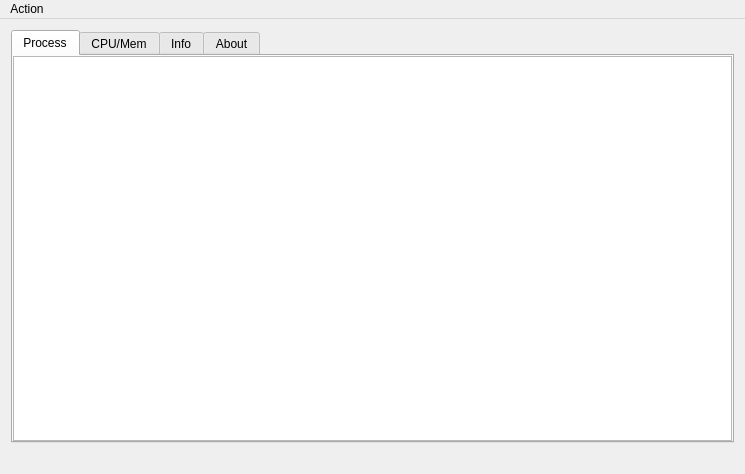
<?xml version="1.0" encoding="UTF-8"?>
<ui version="4.0">
 <class>Monitor</class>
 <widget class="QMainWindow" name="Monitor">
  <property name="geometry">
   <rect>
    <x>0</x>
    <y>0</y>
    <width>745</width>
    <height>474</height>
   </rect>
  </property>
  <property name="windowTitle">
   <string>Monitor</string>
  </property>
  <widget class="QWidget" name="centralWidget">
   <layout class="QVBoxLayout" name="verticalLayout">
    <item>
     <widget class="QTabWidget" name="tabWidget">
      <property name="currentIndex">
       <number>0</number>
      </property>
      <widget class="QWidget" name="tab">
       <attribute name="title">
        <string>Process</string>
       </attribute>
       <layout class="QVBoxLayout" name="verticalLayout_2">
        <property name="spacing">
         <number>0</number>
        </property>
        <property name="leftMargin">
         <number>0</number>
        </property>
        <property name="topMargin">
         <number>0</number>
        </property>
        <property name="rightMargin">
         <number>0</number>
        </property>
        <property name="bottomMargin">
         <number>0</number>
        </property>
        <item>
         <widget class="QTableView" name="tableView">
          <property name="editTriggers">
           <set>QAbstractItemView::NoEditTriggers</set>
          </property>
         </widget>
        </item>
       </layout>
      </widget>
      <widget class="QWidget" name="tab_2">
       <attribute name="title">
        <string>CPU/Mem</string>
       </attribute>
       <layout class="QVBoxLayout" name="verticalLayout_4">
        <property name="spacing">
         <number>0</number>
        </property>
        <property name="leftMargin">
         <number>0</number>
        </property>
        <property name="topMargin">
         <number>0</number>
        </property>
        <property name="rightMargin">
         <number>0</number>
        </property>
        <property name="bottomMargin">
         <number>0</number>
        </property>
        <item>
         <layout class="QVBoxLayout" name="cpu_layout">
          <property name="spacing">
           <number>6</number>
          </property>
          <property name="leftMargin">
           <number>0</number>
          </property>
          <property name="topMargin">
           <number>0</number>
          </property>
          <property name="rightMargin">
           <number>0</number>
          </property>
          <property name="bottomMargin">
           <number>0</number>
          </property>
         </layout>
        </item>
       </layout>
      </widget>
      <widget class="QWidget" name="Info">
       <attribute name="title">
        <string>Info</string>
       </attribute>
       <layout class="QVBoxLayout" name="verticalLayout_6">
        <property name="spacing">
         <number>0</number>
        </property>
        <property name="leftMargin">
         <number>0</number>
        </property>
        <property name="topMargin">
         <number>0</number>
        </property>
        <property name="rightMargin">
         <number>0</number>
        </property>
        <property name="bottomMargin">
         <number>0</number>
        </property>
        <item>
         <layout class="QVBoxLayout" name="verticalLayout_3">
          <property name="spacing">
           <number>6</number>
          </property>
          <property name="leftMargin">
           <number>10</number>
          </property>
          <property name="topMargin">
           <number>10</number>
          </property>
          <property name="rightMargin">
           <number>10</number>
          </property>
          <property name="bottomMargin">
           <number>10</number>
          </property>
          <item>
           <layout class="QHBoxLayout" name="horizontalLayout_5">
            <item>
             <widget class="QLabel" name="label_6">
              <property name="text">
               <string>Host: </string>
              </property>
             </widget>
            </item>
            <item>
             <widget class="QLabel" name="host_label">
              <property name="text">
               <string>123</string>
              </property>
             </widget>
            </item>
            <item>
             <spacer name="horizontalSpacer">
              <property name="orientation">
               <enum>Qt::Horizontal</enum>
              </property>
              <property name="sizeHint" stdset="0">
               <size>
                <width>40</width>
                <height>20</height>
               </size>
              </property>
             </spacer>
            </item>
           </layout>
          </item>
          <item>
           <layout class="QHBoxLayout" name="horizontalLayout">
            <item>
             <widget class="QLabel" name="label">
              <property name="text">
               <string>Operating System: </string>
              </property>
             </widget>
            </item>
            <item>
             <widget class="QLabel" name="os_label">
              <property name="text">
               <string>123</string>
              </property>
             </widget>
            </item>
            <item>
             <spacer name="horizontalSpacer_2">
              <property name="orientation">
               <enum>Qt::Horizontal</enum>
              </property>
              <property name="sizeHint" stdset="0">
               <size>
                <width>40</width>
                <height>20</height>
               </size>
              </property>
             </spacer>
            </item>
           </layout>
          </item>
          <item>
           <layout class="QHBoxLayout" name="horizontalLayout_3">
            <item>
             <widget class="QLabel" name="label_2">
              <property name="text">
               <string>CPU Model: </string>
              </property>
             </widget>
            </item>
            <item>
             <widget class="QLabel" name="model_label">
              <property name="text">
               <string>TextLabel</string>
              </property>
             </widget>
            </item>
            <item>
             <spacer name="horizontalSpacer_3">
              <property name="orientation">
               <enum>Qt::Horizontal</enum>
              </property>
              <property name="sizeHint" stdset="0">
               <size>
                <width>40</width>
                <height>20</height>
               </size>
              </property>
             </spacer>
            </item>
           </layout>
          </item>
          <item>
           <layout class="QHBoxLayout" name="horizontalLayout_8">
            <item>
             <widget class="QLabel" name="label_3">
              <property name="text">
               <string>CPU Freq: </string>
              </property>
             </widget>
            </item>
            <item>
             <widget class="QLabel" name="freq_label">
              <property name="text">
               <string>TextLabel</string>
              </property>
             </widget>
            </item>
            <item>
             <spacer name="horizontalSpacer_4">
              <property name="orientation">
               <enum>Qt::Horizontal</enum>
              </property>
              <property name="sizeHint" stdset="0">
               <size>
                <width>40</width>
                <height>20</height>
               </size>
              </property>
             </spacer>
            </item>
           </layout>
          </item>
          <item>
           <layout class="QHBoxLayout" name="horizontalLayout_7">
            <item>
             <widget class="QLabel" name="label_4">
              <property name="text">
               <string>System Start: </string>
              </property>
             </widget>
            </item>
            <item>
             <widget class="QLabel" name="btime_label">
              <property name="text">
               <string>TextLabel</string>
              </property>
             </widget>
            </item>
            <item>
             <spacer name="horizontalSpacer_5">
              <property name="orientation">
               <enum>Qt::Horizontal</enum>
              </property>
              <property name="sizeHint" stdset="0">
               <size>
                <width>40</width>
                <height>20</height>
               </size>
              </property>
             </spacer>
            </item>
           </layout>
          </item>
          <item>
           <layout class="QHBoxLayout" name="horizontalLayout_6">
            <item>
             <widget class="QLabel" name="label_5">
              <property name="text">
               <string>Uptime: </string>
              </property>
             </widget>
            </item>
            <item>
             <widget class="QLabel" name="uptime_label">
              <property name="text">
               <string>TextLabel</string>
              </property>
             </widget>
            </item>
            <item>
             <spacer name="horizontalSpacer_6">
              <property name="orientation">
               <enum>Qt::Horizontal</enum>
              </property>
              <property name="sizeHint" stdset="0">
               <size>
                <width>40</width>
                <height>20</height>
               </size>
              </property>
             </spacer>
            </item>
           </layout>
          </item>
          <item>
           <spacer name="verticalSpacer">
            <property name="orientation">
             <enum>Qt::Vertical</enum>
            </property>
            <property name="sizeHint" stdset="0">
             <size>
              <width>20</width>
              <height>40</height>
             </size>
            </property>
           </spacer>
          </item>
         </layout>
        </item>
       </layout>
      </widget>
      <widget class="QWidget" name="tab_4">
       <attribute name="title">
        <string>About</string>
       </attribute>
       <layout class="QVBoxLayout" name="verticalLayout_7">
        <property name="spacing">
         <number>0</number>
        </property>
        <property name="leftMargin">
         <number>0</number>
        </property>
        <property name="topMargin">
         <number>0</number>
        </property>
        <property name="rightMargin">
         <number>0</number>
        </property>
        <property name="bottomMargin">
         <number>0</number>
        </property>
        <item>
         <layout class="QVBoxLayout" name="verticalLayout_5">
          <item>
           <widget class="QLabel" name="label_7">
            <property name="font">
             <font>
              <pointsize>18</pointsize>
              <weight>75</weight>
              <italic>false</italic>
              <bold>true</bold>
             </font>
            </property>
            <property name="text">
             <string>&lt;html&gt;&lt;head/&gt;&lt;body&gt;&lt;p align=&quot;center&quot;&gt;System Monitor 0.1&lt;/p&gt;&lt;/body&gt;&lt;/html&gt;</string>
            </property>
            <property name="textFormat">
             <enum>Qt::RichText</enum>
            </property>
            <property name="alignment">
             <set>Qt::AlignLeading|Qt::AlignLeft|Qt::AlignTop</set>
            </property>
           </widget>
          </item>
          <item>
           <widget class="QLabel" name="label_8">
            <property name="text">
             <string>&lt;html&gt;&lt;head/&gt;&lt;body&gt;&lt;p align=&quot;center&quot;&gt;Author: &lt;span style=&quot; font-weight:600;&quot;&gt;Yaning Wang&lt;/span&gt;&lt;/p&gt;&lt;/body&gt;&lt;/html&gt;</string>
            </property>
           </widget>
          </item>
          <item>
           <widget class="QLabel" name="label_9">
            <property name="text">
             <string>&lt;html&gt;&lt;head/&gt;&lt;body&gt;&lt;p align=&quot;center&quot;&gt;Email: &lt;a href=&quot;mailto:wangyaning6166@gmail.com&quot;&gt;&lt;span style=&quot; text-decoration: underline; color:#0000ff;&quot;&gt;wangyaning6166@gmail.com&lt;/span&gt;&lt;/a&gt;&lt;/p&gt;&lt;/body&gt;&lt;/html&gt;</string>
            </property>
            <property name="openExternalLinks">
             <bool>true</bool>
            </property>
           </widget>
          </item>
          <item>
           <widget class="QLabel" name="label_12">
            <property name="text">
             <string>&lt;html&gt;&lt;head/&gt;&lt;body&gt;&lt;p align=&quot;center&quot;&gt;GitHub: &lt;a href=&quot;https://github.com/rammiah&quot;&gt;&lt;span style=&quot; text-decoration: underline; color:#0000ff;&quot;&gt;Rammiah&lt;/span&gt;&lt;/a&gt;&lt;/p&gt;&lt;/body&gt;&lt;/html&gt;</string>
            </property>
            <property name="textFormat">
             <enum>Qt::RichText</enum>
            </property>
            <property name="openExternalLinks">
             <bool>true</bool>
            </property>
           </widget>
          </item>
          <item>
           <widget class="QLabel" name="label_11">
            <property name="text">
             <string>&lt;html&gt;&lt;head/&gt;&lt;body&gt;&lt;p align=&quot;center&quot;&gt;License: GPL2.0&lt;/p&gt;&lt;/body&gt;&lt;/html&gt;</string>
            </property>
           </widget>
          </item>
          <item>
           <widget class="QLabel" name="label_10">
            <property name="text">
             <string>&lt;html&gt;&lt;head/&gt;&lt;body&gt;&lt;p align=&quot;center&quot;&gt;Developed by Qt 5.11.2, gcc version 8.2.1 20181127 (GCC) &lt;/p&gt;&lt;/body&gt;&lt;/html&gt;</string>
            </property>
           </widget>
          </item>
          <item>
           <widget class="QLabel" name="label_13">
            <property name="text">
             <string>&lt;html&gt;&lt;head/&gt;&lt;body&gt;&lt;p align=&quot;center&quot;&gt;Copyright© 2019 Yaning Wang&lt;/p&gt;&lt;/body&gt;&lt;/html&gt;</string>
            </property>
           </widget>
          </item>
          <item>
           <spacer name="verticalSpacer_2">
            <property name="orientation">
             <enum>Qt::Vertical</enum>
            </property>
            <property name="sizeHint" stdset="0">
             <size>
              <width>20</width>
              <height>40</height>
             </size>
            </property>
           </spacer>
          </item>
         </layout>
        </item>
       </layout>
      </widget>
     </widget>
    </item>
    <item>
     <widget class="QLabel" name="status_label">
      <property name="text">
       <string/>
      </property>
     </widget>
    </item>
   </layout>
  </widget>
  <widget class="QMenuBar" name="menuBar">
   <property name="geometry">
    <rect>
     <x>0</x>
     <y>0</y>
     <width>745</width>
     <height>27</height>
    </rect>
   </property>
   <widget class="QMenu" name="menuAction">
    <property name="title">
     <string>Action</string>
    </property>
    <addaction name="actionFind_Process"/>
    <addaction name="actionNew_Process"/>
    <addaction name="actionShutdown"/>
    <addaction name="separator"/>
    <addaction name="actionExit"/>
   </widget>
   <addaction name="menuAction"/>
  </widget>
  <action name="actionFind_Process">
   <property name="text">
    <string>Find Process</string>
   </property>
  </action>
  <action name="actionExit">
   <property name="text">
    <string>Exit</string>
   </property>
  </action>
  <action name="actionKill_Process">
   <property name="text">
    <string>Kill Process</string>
   </property>
  </action>
  <action name="actionNew_Process">
   <property name="text">
    <string>New Process</string>
   </property>
  </action>
  <action name="actionShutdown">
   <property name="text">
    <string>Shutdown</string>
   </property>
  </action>
 </widget>
 <layoutdefault spacing="6" margin="11"/>
 <resources/>
 <connections>
  <connection>
   <sender>actionExit</sender>
   <signal>triggered()</signal>
   <receiver>Monitor</receiver>
   <slot>close()</slot>
   <hints>
    <hint type="sourcelabel">
     <x>-1</x>
     <y>-1</y>
    </hint>
    <hint type="destinationlabel">
     <x>372</x>
     <y>236</y>
    </hint>
   </hints>
  </connection>
 </connections>
</ui>
